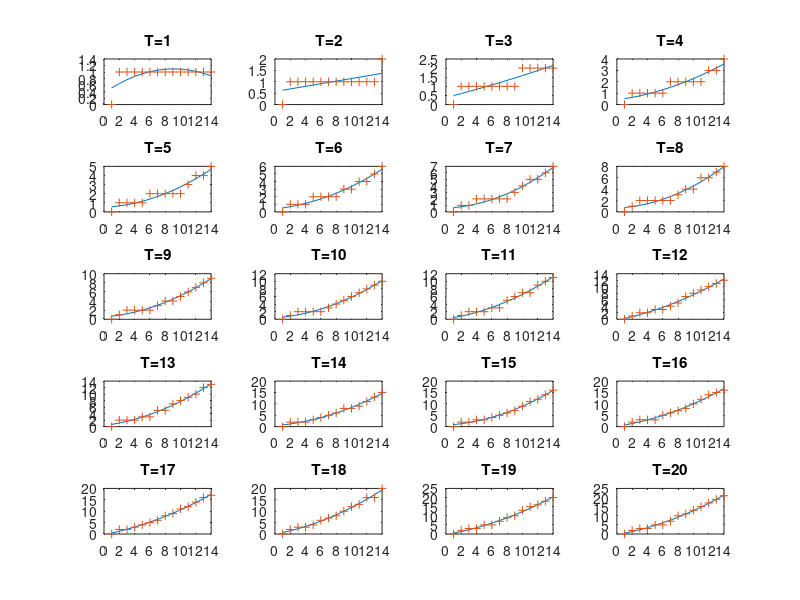

Source code (MATLAB):
% Start by loading the matrix
load('scaling_ninstal.mat', 'X');

% N = [];
% T = [];
% ninstal = [];

% for n = 1:20
%     for t = 1:20
%         N = [N n];
%         T = [T t];
%         ninstal = [ninstal X(n, t)];
%     end
% end

% scatter(N, T, ninstal)

figure

% for n=1:16
%     x_axis = 1:20;
%     y_axis = X(n, :);

%     [p,ErrorEst] = polyfit(x_axis, y_axis, 2);
%     p_fit = polyval(p,x_axis,ErrorEst);

%     subplot(4,4,n);
%     plot(x_axis,p_fit,'-',x_axis,y_axis,'+');
%     title(sprintf('N=%i', n);
% end

for t=1:20
    x_axis = 1:14;
    y_axis = X(:, t)'(1:14);

    [p,ErrorEst] = polyfit(x_axis, y_axis, 2);
    p_fit = polyval(p,x_axis,ErrorEst);

    subplot(5,4,t);
    plot(x_axis,p_fit,'-',x_axis,y_axis,'+');
    title(sprintf('T=%i', t));
end